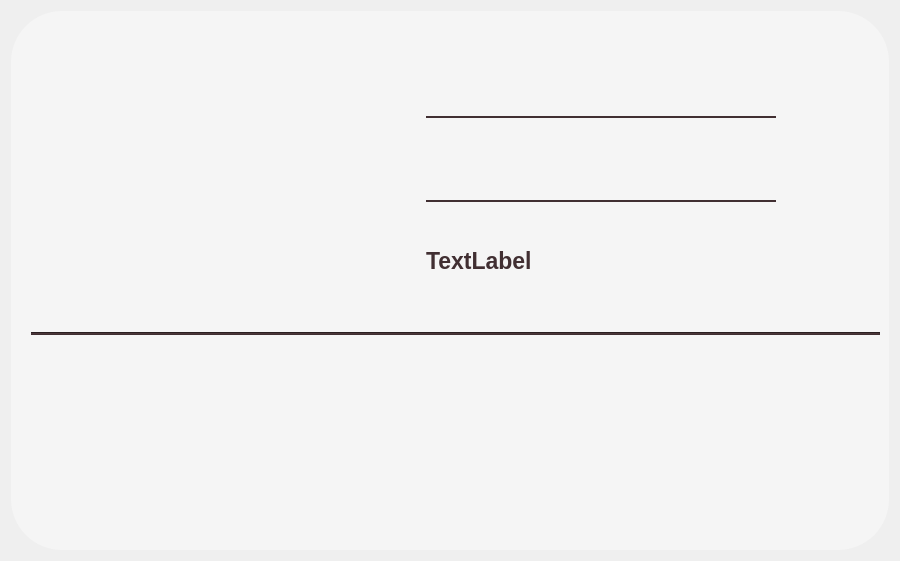
<?xml version="1.0" encoding="UTF-8"?>
<ui version="4.0">
 <class>EditProfileWidget</class>
 <widget class="QWidget" name="EditProfileWidget">
  <property name="geometry">
   <rect>
    <x>0</x>
    <y>0</y>
    <width>900</width>
    <height>561</height>
   </rect>
  </property>
  <property name="maximumSize">
   <size>
    <width>900</width>
    <height>16777215</height>
   </size>
  </property>
  <property name="windowTitle">
   <string>Form</string>
  </property>
  <layout class="QGridLayout" name="gridLayout">
   <item row="0" column="0">
    <widget class="QFrame" name="frame">
     <property name="minimumSize">
      <size>
       <width>0</width>
       <height>0</height>
      </size>
     </property>
     <property name="styleSheet">
      <string notr="true">QFrame#frame  {
    background-color: rgb(245, 245, 245);
    border-radius: 51;
    }</string>
     </property>
     <property name="frameShape">
      <enum>QFrame::StyledPanel</enum>
     </property>
     <property name="frameShadow">
      <enum>QFrame::Raised</enum>
     </property>
     <layout class="QGridLayout" name="gridLayout_2">
      <property name="leftMargin">
       <number>20</number>
      </property>
      <property name="topMargin">
       <number>20</number>
      </property>
      <item row="2" column="0" colspan="2">
       <widget class="QTextEdit" name="textEdit">
        <property name="minimumSize">
         <size>
          <width>0</width>
          <height>200</height>
         </size>
        </property>
        <property name="maximumSize">
         <size>
          <width>900</width>
          <height>16777215</height>
         </size>
        </property>
        <property name="font">
         <font>
          <pointsize>17</pointsize>
          <bold>true</bold>
         </font>
        </property>
        <property name="cursor" stdset="0">
         <cursorShape>IBeamCursor</cursorShape>
        </property>
        <property name="styleSheet">
         <string notr="true">QTextEdit {
	color: rgb(65, 47, 50);
	background-color: rgb(245, 245, 245);
	border: 0px;
	border-radius: 20px;
}</string>
        </property>
       </widget>
      </item>
      <item row="0" column="0">
       <widget class="ClickableLabel" name="profileIconLabel">
        <property name="sizePolicy">
         <sizepolicy hsizetype="Preferred" vsizetype="Preferred">
          <horstretch>2</horstretch>
          <verstretch>1</verstretch>
         </sizepolicy>
        </property>
        <property name="minimumSize">
         <size>
          <width>0</width>
          <height>0</height>
         </size>
        </property>
        <property name="maximumSize">
         <size>
          <width>300</width>
          <height>300</height>
         </size>
        </property>
        <property name="cursor">
         <cursorShape>PointingHandCursor</cursorShape>
        </property>
        <property name="text">
         <string/>
        </property>
        <property name="pixmap">
         <pixmap resource="client.qrc">:/resources/main_profile_icon.png</pixmap>
        </property>
        <property name="scaledContents">
         <bool>true</bool>
        </property>
        <property name="alignment">
         <set>Qt::AlignCenter</set>
        </property>
       </widget>
      </item>
      <item row="1" column="0" colspan="2">
       <widget class="Line" name="line_3">
        <property name="font">
         <font>
          <bold>false</bold>
         </font>
        </property>
        <property name="styleSheet">
         <string notr="true">background-color: rgb(65, 47, 50);</string>
        </property>
        <property name="frameShadow">
         <enum>QFrame::Sunken</enum>
        </property>
        <property name="orientation">
         <enum>Qt::Horizontal</enum>
        </property>
       </widget>
      </item>
      <item row="0" column="1">
       <widget class="QWidget" name="widget_2" native="true">
        <property name="sizePolicy">
         <sizepolicy hsizetype="Preferred" vsizetype="Preferred">
          <horstretch>5</horstretch>
          <verstretch>1</verstretch>
         </sizepolicy>
        </property>
        <layout class="QGridLayout" name="gridLayout_5">
         <property name="leftMargin">
          <number>30</number>
         </property>
         <property name="rightMargin">
          <number>3</number>
         </property>
         <item row="2" column="2" rowspan="2">
          <spacer name="verticalSpacer_2">
           <property name="orientation">
            <enum>Qt::Vertical</enum>
           </property>
           <property name="sizeHint" stdset="0">
            <size>
             <width>20</width>
             <height>40</height>
            </size>
           </property>
          </spacer>
         </item>
         <item row="0" column="0">
          <widget class="QLabel" name="cardIconLabel">
           <property name="maximumSize">
            <size>
             <width>70</width>
             <height>50</height>
            </size>
           </property>
           <property name="text">
            <string/>
           </property>
           <property name="pixmap">
            <pixmap resource="client.qrc">:/resources/profile_card_icon.png</pixmap>
           </property>
           <property name="scaledContents">
            <bool>true</bool>
           </property>
          </widget>
         </item>
         <item row="3" column="0">
          <widget class="QLabel" name="calendarIconLabel">
           <property name="maximumSize">
            <size>
             <width>70</width>
             <height>50</height>
            </size>
           </property>
           <property name="text">
            <string/>
           </property>
           <property name="pixmap">
            <pixmap resource="client.qrc">:/resources/profile_calendar_icon.png</pixmap>
           </property>
           <property name="scaledContents">
            <bool>true</bool>
           </property>
          </widget>
         </item>
         <item row="2" column="0">
          <widget class="QLabel" name="envelopeIconLabel">
           <property name="maximumSize">
            <size>
             <width>70</width>
             <height>50</height>
            </size>
           </property>
           <property name="text">
            <string/>
           </property>
           <property name="pixmap">
            <pixmap resource="client.qrc">:/resources/profile_envelope_icon.png</pixmap>
           </property>
           <property name="scaledContents">
            <bool>true</bool>
           </property>
          </widget>
         </item>
         <item row="0" column="1">
          <widget class="QLineEdit" name="usernameEdit">
           <property name="maximumSize">
            <size>
             <width>350</width>
             <height>50</height>
            </size>
           </property>
           <property name="font">
            <font>
             <pointsize>17</pointsize>
             <bold>true</bold>
            </font>
           </property>
           <property name="styleSheet">
            <string notr="true">QLineEdit {
	color: rgb(65, 47, 50);
	background-color: rgb(245, 245, 245);
	border: 0px;
	border-bottom: 2px solid rgb(65, 47, 50);
}</string>
           </property>
          </widget>
         </item>
         <item row="0" column="2">
          <widget class="ClickableLabel" name="okIconLabel">
           <property name="minimumSize">
            <size>
             <width>50</width>
             <height>50</height>
            </size>
           </property>
           <property name="maximumSize">
            <size>
             <width>50</width>
             <height>50</height>
            </size>
           </property>
           <property name="cursor">
            <cursorShape>PointingHandCursor</cursorShape>
           </property>
           <property name="text">
            <string/>
           </property>
           <property name="pixmap">
            <pixmap resource="client.qrc">:/resources/profile_ok_icon.png</pixmap>
           </property>
           <property name="scaledContents">
            <bool>true</bool>
           </property>
          </widget>
         </item>
         <item row="3" column="1">
          <widget class="QLabel" name="birthdayLabel">
           <property name="font">
            <font>
             <pointsize>17</pointsize>
             <bold>true</bold>
            </font>
           </property>
           <property name="styleSheet">
            <string notr="true">QLabel {
	color: rgb(65, 47, 50);}</string>
           </property>
           <property name="text">
            <string>TextLabel</string>
           </property>
          </widget>
         </item>
         <item row="2" column="1">
          <widget class="QLineEdit" name="emailEdit">
           <property name="maximumSize">
            <size>
             <width>350</width>
             <height>50</height>
            </size>
           </property>
           <property name="font">
            <font>
             <family>Ubuntu</family>
             <pointsize>17</pointsize>
             <bold>true</bold>
            </font>
           </property>
           <property name="styleSheet">
            <string notr="true">QLineEdit {
	color: rgb(65, 47, 50);
	background-color: rgb(245, 245, 245);
	border: 0px;
	border-bottom: 2px solid rgb(65, 47, 50);
}</string>
           </property>
          </widget>
         </item>
        </layout>
       </widget>
      </item>
     </layout>
    </widget>
   </item>
  </layout>
 </widget>
 <customwidgets>
  <customwidget>
   <class>ClickableLabel</class>
   <extends>QLabel</extends>
   <header>clickablelabel.h</header>
  </customwidget>
 </customwidgets>
 <resources>
  <include location="client.qrc"/>
 </resources>
 <connections/>
</ui>
